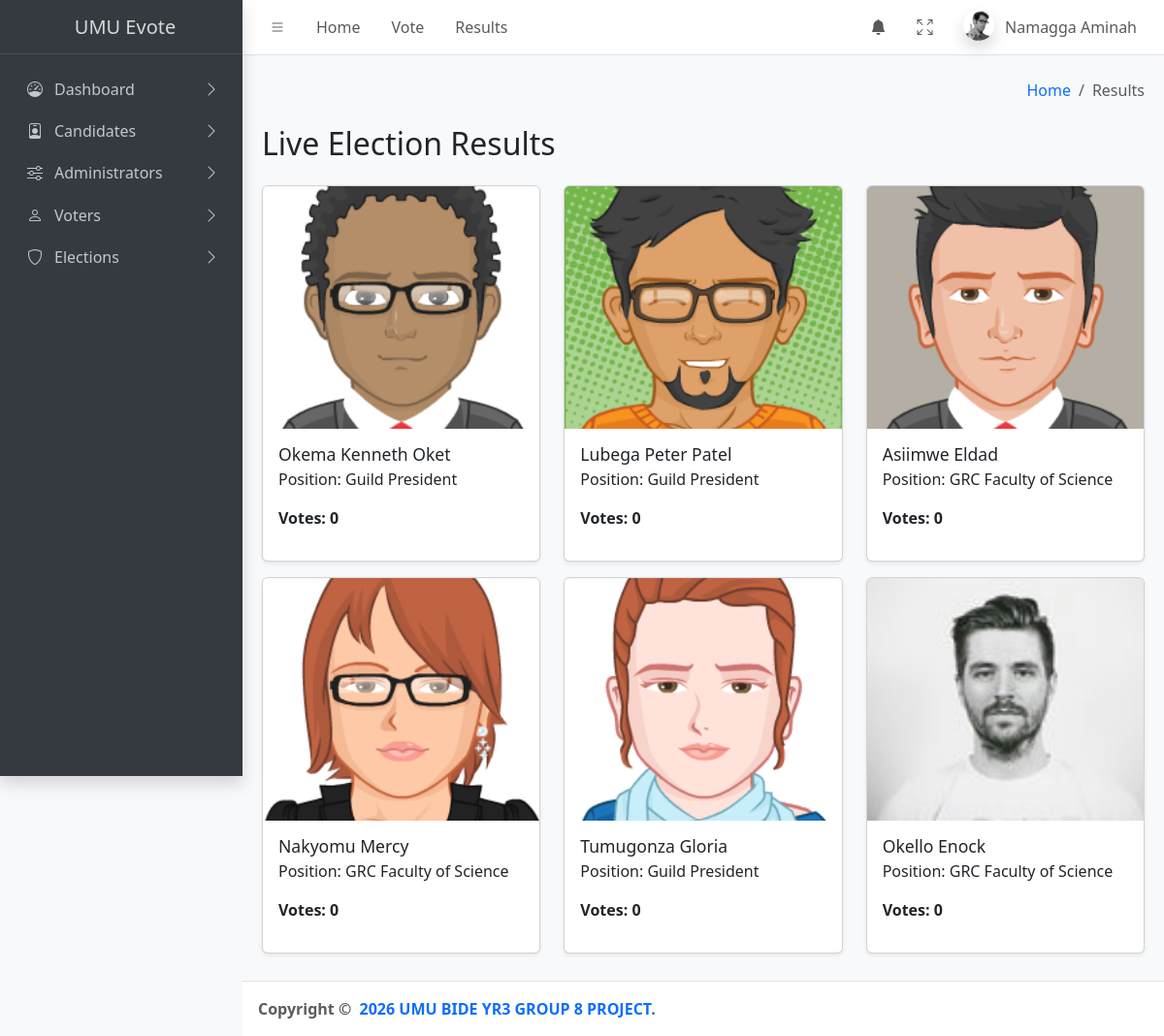
Screenshot of /evote/admin/results (signed in) with the database file from the repository.
### tables this page shows
CREATE TABLE `candidates` (
  `id` int(11) NOT NULL,
  `user_id` int(11) NOT NULL,
  `election_id` int(20) DEFAULT NULL,
  `photo` varchar(255) DEFAULT NULL,
  `position` varchar(100) DEFAULT NULL,
  `added_by` int(11) DEFAULT NULL,
  `votes` int(11) DEFAULT 0
);

CREATE TABLE `users` (
  `id` int(11) NOT NULL,
  `full_name` varchar(255) DEFAULT NULL,
  `email` varchar(255) DEFAULT NULL,
  `password` varchar(255) DEFAULT NULL,
  `role` enum('voter','candidate','admin') DEFAULT NULL
);

### evote/application/views/results.php (the view, shortened to what this page needs)
<?php
require '../includes/db.php';
$sql = "SELECT c.id, u.full_name, c.photo, c.position,
            (SELECT COUNT(*) FROM votes WHERE candidate_id = c.id) AS vote_count
        FROM candidates c
        JOIN users u ON c.user_id = u.id";
$result = mysqli_query($conn, $sql);
?>
<body class="bg-light"  style="background-color:gray;">
<div class="container mt-0">
    <h2 class="mb-4">Live Election Results</h2>
    <div class="row">
        <?php while($row = mysqli_fetch_assoc($result)): ?>
            <div class="col-md-4 mb-3">
                <div class="card shadow-sm">
                    <img src="../assets/images/candidates/<?php echo $row['photo']; ?>" class="card-img-top" style="height:250px;object-fit:cover;">
                    <div class="card-body">
                        <h5 class="card-title"><?php echo htmlspecialchars($row['full_name']); ?></h5><br>
                        <p class="card-text">Position: <?php echo htmlspecialchars($row['position']); ?></p>
                        <p class="fw-bold">Votes: <?php echo $row['vote_count']; ?></p>
                    </div>
                </div>
            </div>
        <?php endwhile; ?>
    </div>
</div>
</body>
</html>

### rows the page displays
candidates: photo (picture), user.full_name "Okema Kenneth Oket", position "Guild President", vote_count "0"
candidates: photo (picture), user.full_name "Lubega Peter Patel", position "Guild President", vote_count "0"
candidates: photo (picture), user.full_name "Asiimwe Eldad", position "GRC Faculty of Science", vote_count "0"
candidates: photo (picture), user.full_name "Nakyomu Mercy", position "GRC Faculty of Science", vote_count "0"
candidates: photo (picture), user.full_name "Tumugonza Gloria", position "Guild President", vote_count "0"
candidates: photo (picture), user.full_name "Okello Enock", position "GRC Faculty of Science", vote_count "0"

### other values shown
$_SESSION['user']['full_name'] "Namagga Aminah"
$name "Results"
